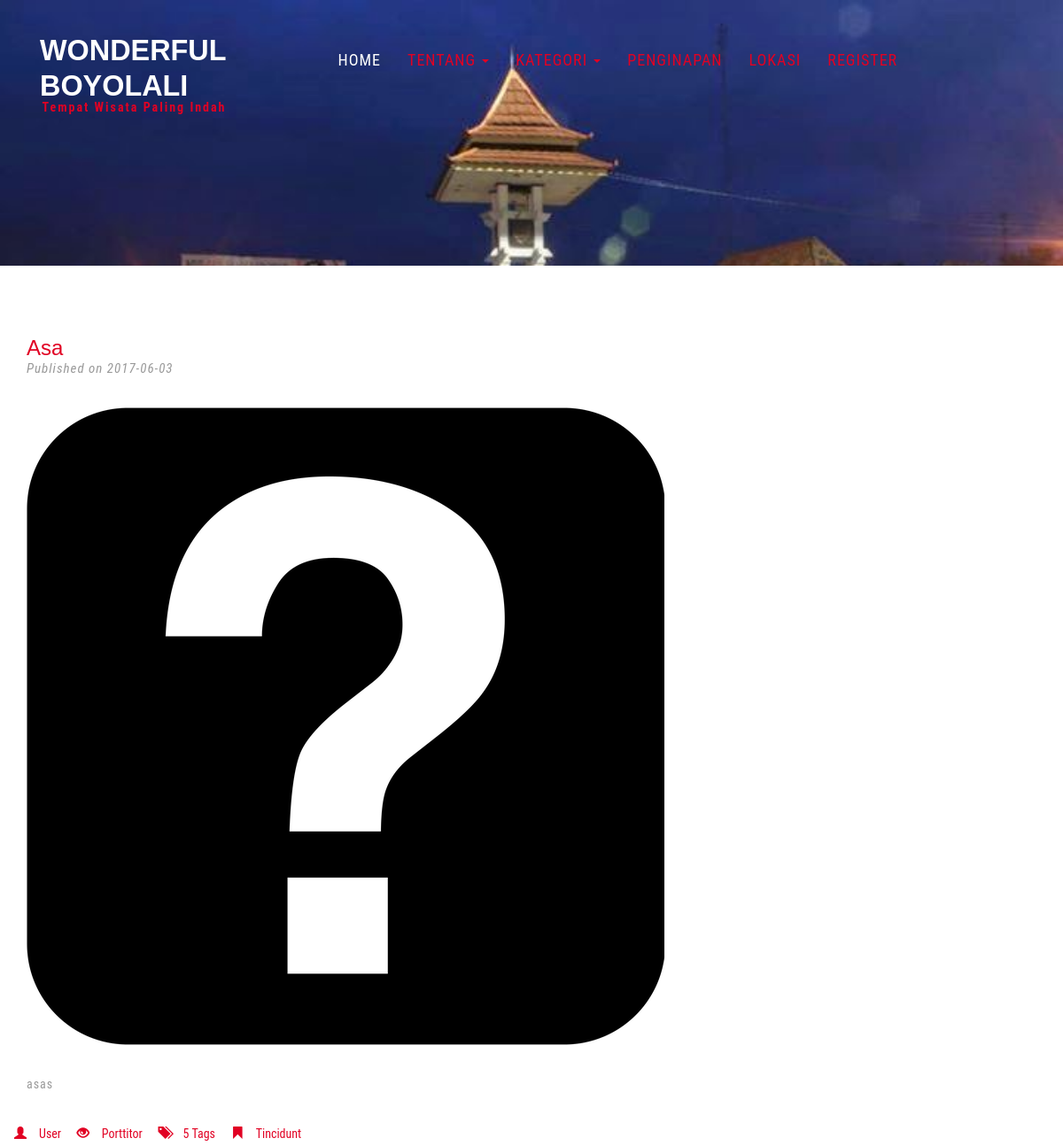
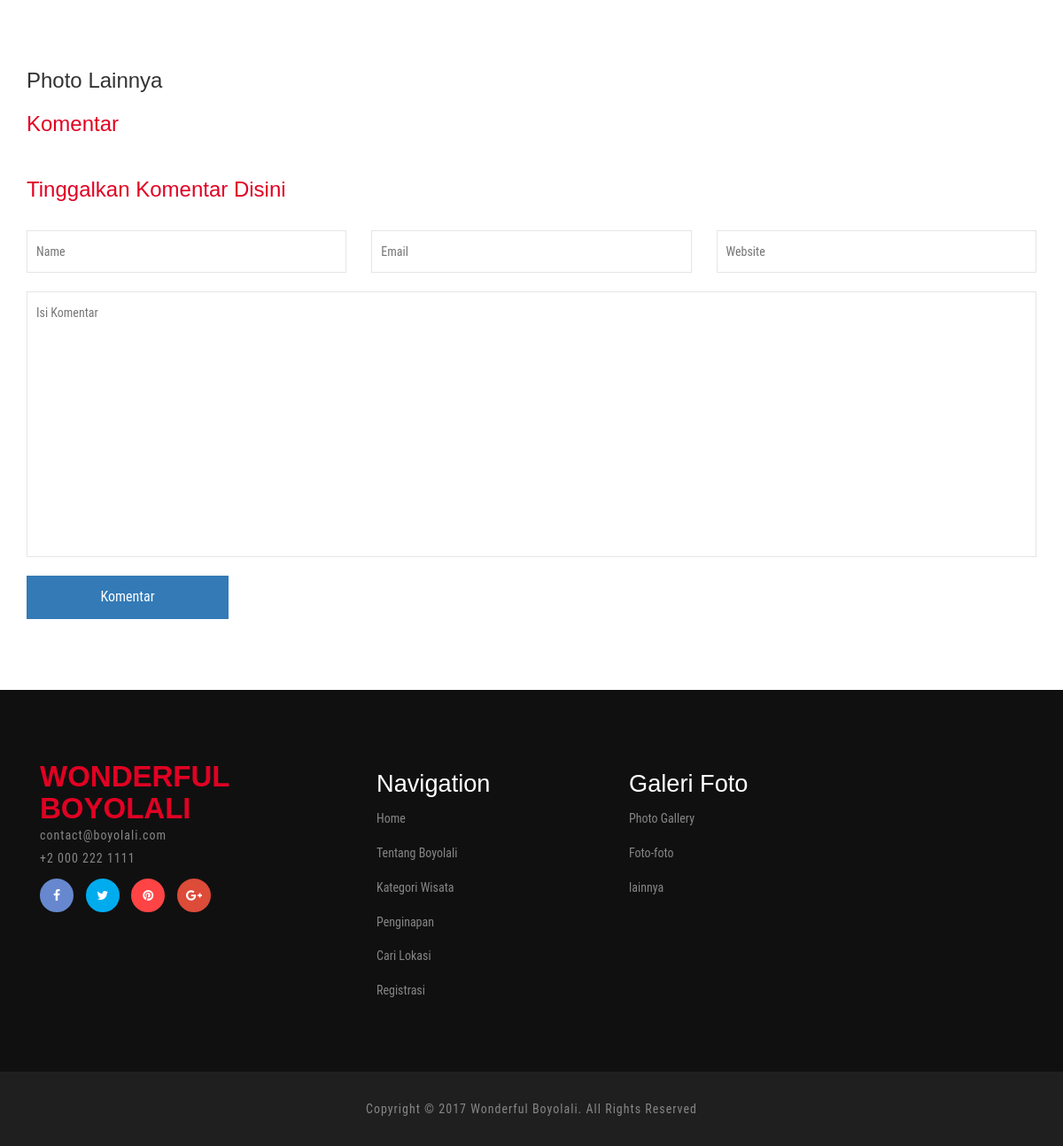
The app's page /index.php/detailevent/7 with its own data (2 pictures, top to bottom).
### tables this page shows
CREATE TABLE `event` (
  `id_event` int(5) NOT NULL,
  `nama_event` varchar(150) NOT NULL,
  `tgl_event` date NOT NULL,
  `lokasi_event` varchar(100) NOT NULL,
  `ket_event` text NOT NULL,
  `waktu_event` time DEFAULT NULL,
  `cp_event` varchar(15) NOT NULL,
  `daerah_event` varchar(150) NOT NULL,
  `id_admin` int(5) NOT NULL
);

### application/controllers/Main.php (called while the page is built, shortened)
<?php
class Main extends CI_Controller {
	public function detailevent(){
		$this->load->model('m_dashboard');
        $this->load->view('main/header1');
        $id=$this->uri->segment(2, 0);
		$data['event'] = $this->m_dashboard->viewDetailEvent($id);
		$data['komen'] = $this->m_dashboard->viewDetailKomenEvent($id);
		$data['gambarnya'] = $this->m_dashboard->viewGambarEvent($id);
        $this->load->view('detailevent',$data);
		$this->load->view('main/footer');
	}
}

### index.php (called while the page is built, shortened)
<?php
require_once BASEPATH.'core/CodeIgniter.php';

### application/models/m_dashboard.php (called while the page is built, shortened)
<?php
class m_dashboard extends CI_Model{
    function viewDetailEvent($id){
            $query = $this->db->query("SELECT * FROM event where id_event='".$id."'");
            return $query;
    }
}
?>

### application/views/detailevent.php (the view, shortened to what this page needs)
<div class="single w3l-agileits">
	<div class="container">
		<div class="blog-pag page">
		<?php $no=1; foreach($event->result_array() as $row){ ?>
			<div class="blog-page-grids">
				<div class="blog-page-grid">
					<h3><?php echo $row['nama_event'];?></h3>
					<p>Published on<span> <?php echo $row['tgl_event'];?></span></p>
				</div>
				<div class="clearfix"> </div>
			</div>
			<div class="blog-page-grids-bottom">
				<div class="blog-page-grids-bot">
				<?php
					$dapetgambarevent = "";
				?>
				<?php
				if ($dapetgambarevent=="") {
					?>
						<img src="<?php echo base_url()?>assets/images/tanya.png" alt=" " class="img-responsive" />
					<?php
				}else{
					?>
						<img src="<?php echo base_url()?>upload-foto/<?php echo $dapetgambarevent; ?>" alt=" " class="img-responsive" />
					<?php
				}
				?>
				</div>
				<div class="blog-page-grids-bot1"  style="text-align: justify;">
					<p><?php echo $row['ket_event'];?></p>
					<ul>
						<li><a href="#"><i class="glyphicon glyphicon-user" aria-hidden="true"></i>User</a></li>
						<li><a href="#"><i class="glyphicon glyphicon-eye-open" aria-hidden="true"></i>Porttitor</a></li>
						<li><a href="#"><i class="glyphicon glyphicon-tags" aria-hidden="true"></i>5 Tags</a></li>
						<li><a href="#"><i class="glyphicon glyphicon-bookmark" aria-hidden="true"></i>Tincidunt</a></li>
					</ul>
				</div>
			</div>
		<?php $no++; } ?>
		</div>
					<h3>Photo Lainnya</h3>
					<link rel="stylesheet" href="<?php echo base_url()?>assets/css/swipebox.css">
		<div class="com">
			<h3>Komentar</h3>
		</div>
		<div class="in dfg">
			<h3>Tinggalkan Komentar Disini</h3>
		    <form action="<?php echo base_url()?>index.php/dashboard/insertKomenEvent" method="post">
			<?php $id_event = $this->uri->segment(2, 0); ?>
			<?php if(isset($_SESSION['logged_in']))
				{ ?>
				<input type="hidden" name="id_event" value="<?php echo $id_event; ?>">
				<input type="hidden" name="nama" value="<?php echo ($_SESSION['username']); ?>" required=" ">
			<?php }else{ ?>
				<input type="text" name="nama" placeholder="Name" required=" ">
				<input type="text" name="email" placeholder="Email" required=" ">
				<input type="text" name="website" placeholder="Website" required=" ">
			<?php } ?>
				<textarea name="komentar" placeholder="Isi Komentar" required=" "></textarea>
				<input type="submit" value="Komentar">
			</form>
		</div>
	</div>
</div>

### assets/css/style.css (style rules this page uses)
html, body { font-size: 100%; background: #fff; font-family: 'Roboto Condensed', sans-serif; }
h1,h2,h3,h4,h5,h6 { margin:0; font-family: 'Montserrat', sans-serif; }
p { margin:0; letter-spacing:1px; }
ul,label { margin:0; padding:0; }
.banner-bottom,.testimonials,.banner-bottom-video,.about,.history,.typo,.gallery,.contact,.single { padding:5em 0; }
.blog-page-grid h3,.in h3,.com h3 { margin: 0; color: #e10123; font-size: 1.5em; text-transform: capitalize; }
.in input[type="text"],.in textarea { outline: none; float: left; width: 31.69%; background: none; border: 1px solid #E5E5E5; font-size: 14px; padding: 13px 10px; }
.in input[type="text"]:nth-child(2) { margin:0 2em; }
.in textarea { resize:none; min-height:300px; width:100% !important; margin:1.5em 0; }
.in input[type="submit"] { border: none; outline: none; background: #337ab7; color: #fff; font-size: 16px; padding: 13px 0; width: 20%; transition: .5s all; -webkit-transition: .5s all; -moz-transition: .5s all; -o-transition: .5s all; -ms-transition: .5s all; }
.blog-page-grid p { color:#999; font-size:15px; margin:0; font-style:italic; }
.blog-page-grid { float: left; }
.blog-page-grids { margin: 0 0 2em; }
.blog-page-grids-bot1 { margin: 2em 0 3em; }
.blog-page-grids-bot1 p { margin:0; font-size:14px; color:#999; line-height:1.8em; }
.in form { margin: 2em 0 0; }
.blog-page-grids-bot1 ul { padding:2em 0; }
.blog-page-grids-bot1 ul li { display:inline-block; }
.blog-page-grids-bot1 ul li a { font-size:14px; color:#e10123; text-decoration:none; padding-right: 2em; }
.blog-page-grids-bot1 ul li a i { left:-1em; }
.dfg { margin: 3em 0 0; }

### records on screen
event: nama_event "Asa", tgl_event "2017-06-03", ket_event "asas"
